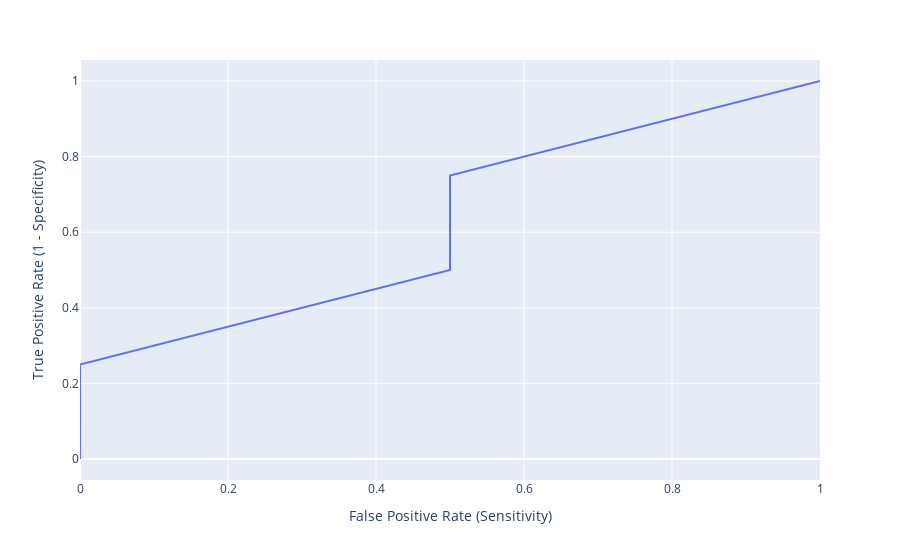

The notebook cell saved with this chart:
### Markdown cell above
### True Negative Rate: (Specificity):  

    True negative rate is calculated as TN/TN+FP

### Code cell
y_true1 = [1,1,0,0,1,1]
y_pred1 = [0,0,0,0,1,0]
y_prob_pred1 = [0.7, 0.5, 0.4, 0.7, 0.8, 0.4]
fpr, tpr, threshold = roc_curve(y_true1,y_prob_pred1, pos_label=1)
#precision, recall, threshold = precision_recall_curve(y_true1,y_prob_pred1)
fig = px.line(x=fpr, y = tpr, hover_name=threshold)
fig.update_xaxes(title="False Positive Rate (1 - Specificity)")
fig.update_yaxes(title="True Positive Rate (Sensitivity)")
fig

### Figure 1 — Plotly figure (JSON) as saved in the notebook; plotly's stock layout.template omitted (floating-point values rounded to 4 significant figures)
{"data": [{"hovertemplate": "<b>%{hovertext}</b><br><br>x=%{x}<br>y=%{y}<extra></extra>", "hovertext": [1.8, 0.8, 0.7, 0.5, 0.4], "legendgroup": "", "line": {"color": "#636efa", "dash": "solid"}, "marker": {"symbol": "circle"}, "mode": "lines", "name": "", "orientation": "v", "showlegend": false, "type": "scatter", "x": [0, 0, 0.5, 0.5, 1], "xaxis": "x", "y": [0, 0.25, 0.5, 0.75, 1], "yaxis": "y"}], "layout": {"autosize": true, "legend": {"tracegroupgap": 0}, "margin": {"t": 60}, "xaxis": {"anchor": "y", "autorange": true, "domain": [0, 1], "range": [0, 1], "title": {"text": "False Positive Rate (Sensitivity)"}, "type": "linear"}, "yaxis": {"anchor": "x", "autorange": true, "domain": [0, 1], "range": [-0.05556, 1.056], "title": {"text": "True Positive Rate (1 - Specificity)"}, "type": "linear"}}}
